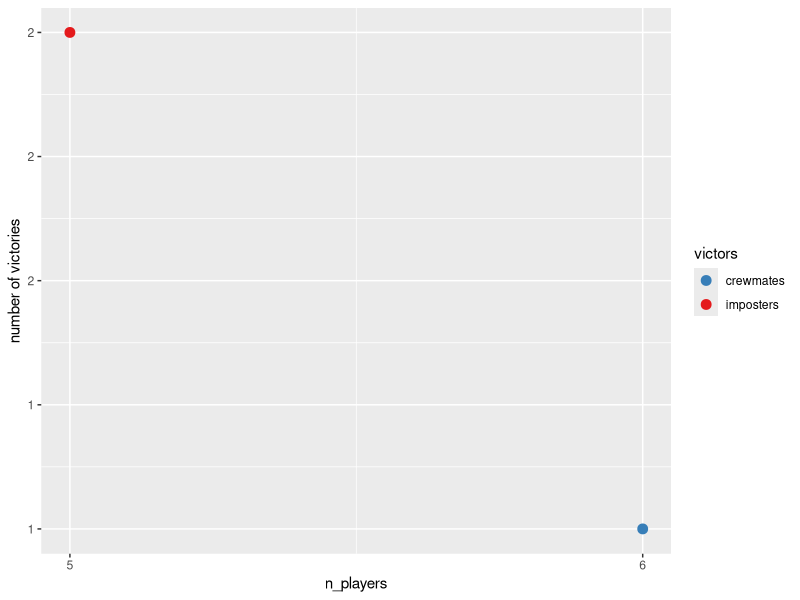

Write the R code that produced this figure.
## ---- chunk 1
knitr::opts_chunk$set(echo = TRUE, warning = FALSE, message = FALSE)
## ---- chunk 2
#libraries
library(tidyverse)

#functions
se <- function(x){
  sd(x)/sqrt(length(x))
}

#data
#game experiment dataframe 1: 1 imposter, changed number of players
df <- read_csv("data/data.csv")

#tally up
data <- df %>% 
  group_by(n_players, victors) %>% 
  summarise(n = n())

data

## ---- chunk 3
ggplot(data, aes(n_players, n, color = victors)) +
  geom_point(size = 3) +
  scale_x_continuous(breaks = c(5,6)) + 
  scale_y_continuous(labels = scales::number_format(accuracy = 1)) +
  scale_color_brewer(palette = "Set1", direction = -1) +
  labs(y = "number of victories")

